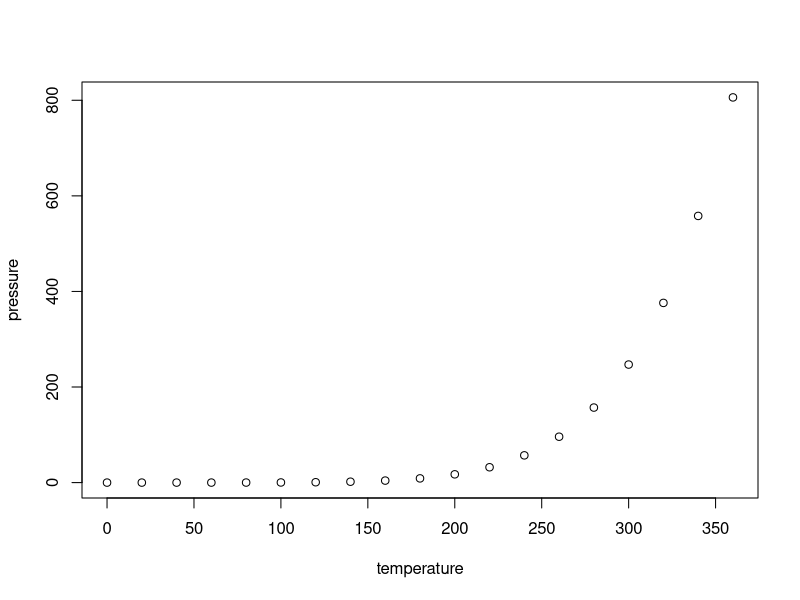
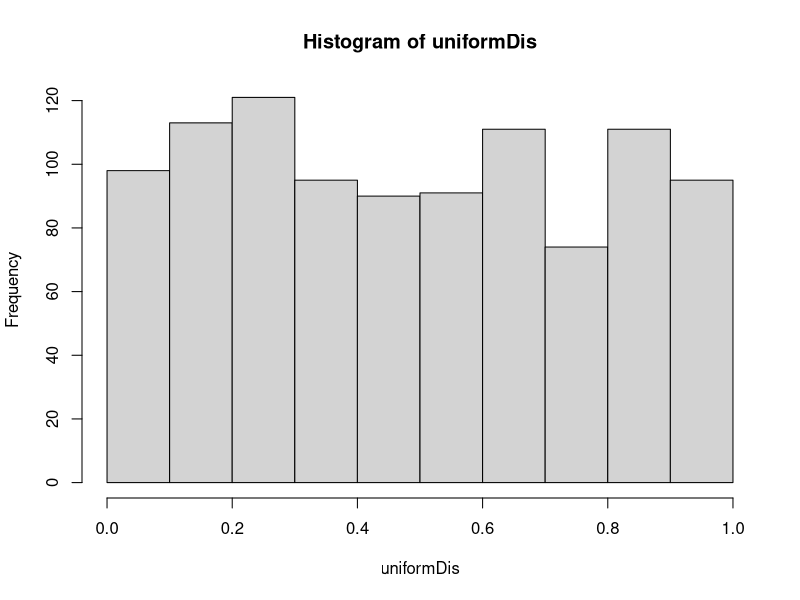
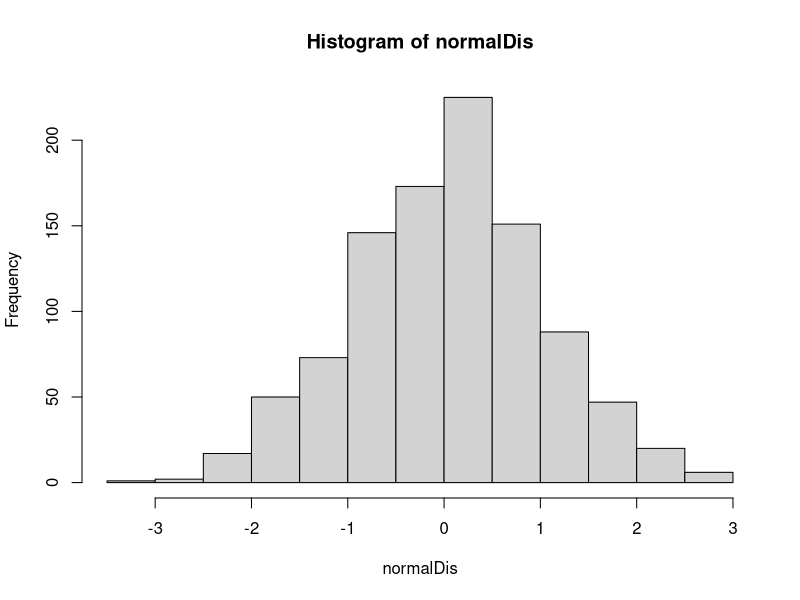
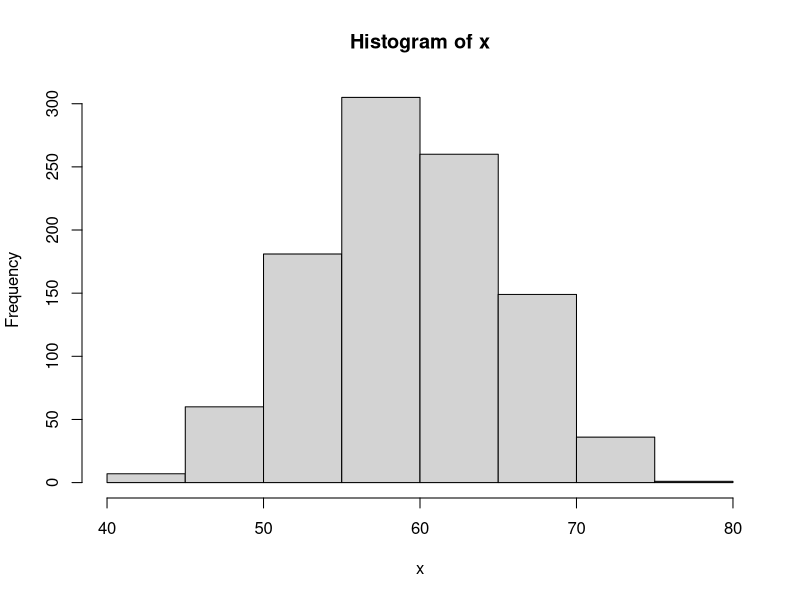

Reproduce these figures in R, in order.
## ---- chunk 1
knitr::opts_chunk$set(echo = TRUE)
## ---- chunk 2
summary(cars)
## ---- chunk 3
plot(pressure)
## ---- chunk 4
uniformDis <- runif(999)
hist(uniformDis)
## ---- chunk 5
 normalDis <- rnorm(999)

hist(normalDis)
## ---- chunk 6
x <- rbinom(999,150,.4)
hist(x)
